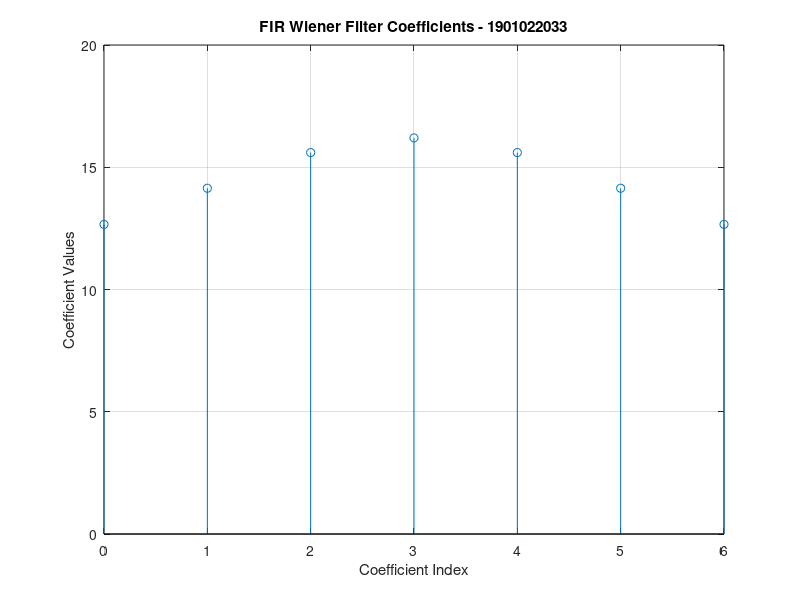
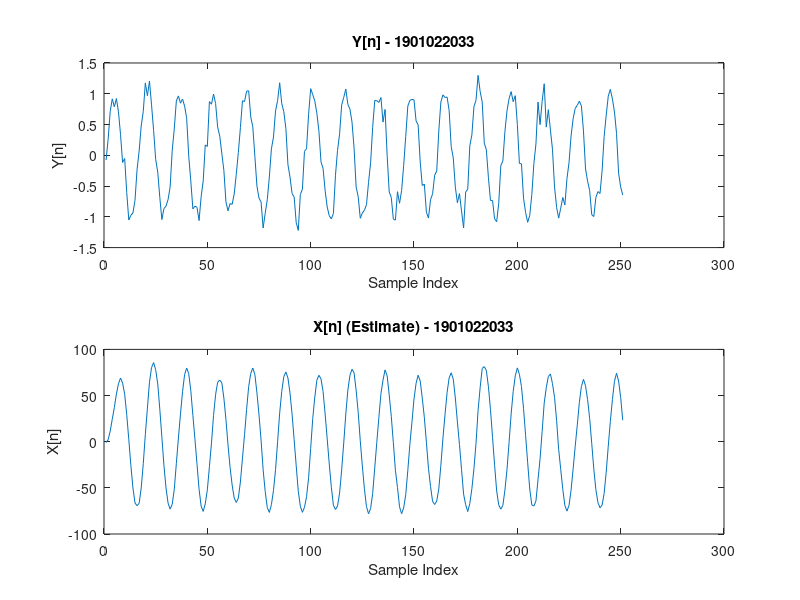

These charts were generated, in order, by the following MATLAB code:
clc;
clear all;
close all;
load('sindata.mat');
coeff0 = 0;
coeff1 = 0;
coeff2 = 0;
coeff3 = 0;
coeff4 = 0;
coeff5 = 0;
coeff6 = 0;
index = 1;

while index <= 7
    if index == 1
        input_val = 4 * (cos(2*pi*(index-1)/16) + 0.01) * cos((2*pi*(index-1))/16);
    else
        input_val = 4 * (cos(2*pi*(index-1)/16) + 0.01 * 1) * cos((2*pi*(index-1))/16);
    end
    coeff0 = coeff0 + input_val;
    index = index + 1;
end

index = 1;
while index <= 7
    if index == 2
        input_val1 = 4 * (cos(2*pi*(index-2)/16) + 0.01) * cos((2*pi*(index-2))/16);
    else
        input_val1 = 4 * (cos(2*pi*(index-2)/16) + 0.01 * 1) * cos((2*pi*(index-2))/16);
    end
    coeff1 = coeff1 + input_val1;
    index = index + 1;
end

index = 1;
while index <= 7
    if index == 3
        input_val2 = 4 * (cos(2*pi*(index-3)/16) + 0.01) * cos((2*pi*(index-3))/16);
    else
        input_val2 = 4 * (cos(2*pi*(index-3)/16) + 0.01 * 1) * cos((2*pi*(index-3))/16);
    end
    coeff2 = coeff2 + input_val2;
    index = index + 1;
end

index = 1;
while index <= 7
    if index == 4
        input_val3 = 4 *(cos(2*pi*(index-4)/16) + 0.01) * cos((2*pi*(index-4))/16);
    else
        input_val3 = 4 *(cos(2*pi*(index-4)/16) + 0.01 * 1) * cos((2*pi*(index-4))/16);
    end
    coeff3 = coeff3 + input_val3;
    index = index + 1;
end

index = 1;
while index <= 7
    if index == 5
        input_val4 = 4 * (cos(2*pi*(index-5)/16) + 0.01) * cos((2*pi*(index-5))/16);
    else
        input_val4 = 4 * (cos(2*pi*(index-5)/16) + 0.01 * 1) * cos((2*pi*(index-5))/16);
    end
    coeff4 = coeff4 + input_val4;
    index = index + 1;
end

index = 1;
while index <= 7
    if index == 6
        input_val5 = 4 * (cos(2*pi*(index-6)/16) + 0.01) * cos((2*pi*(index-6))/16);
    else
        input_val5 = 4 * (cos(2*pi*(index-6)/16) + 0.01 * 1) * cos((2*pi*(index-6))/16);
    end
    coeff5 = coeff5 + input_val5;
    index = index + 1;
end

index = 1;
while index <= 7
    if index == 6
        input_val6 = 4 * (cos(2*pi*(index-7)/16) + 0.01) * cos((2*pi*(index-7))/16);
    else
        input_val6 = 4 * (cos(2*pi*(index-7)/16) + 0.01 * 1) * cos((2*pi*(index-7))/16);
    end
    coeff6 = coeff6 + input_val6;
    index = index + 1;
end

fprintf('FIR Wiener Filter Coefficients \n');
fprintf('\n h[0] = %.3f \n', coeff0);
fprintf('\n h[1] = %.3f \n', coeff1);
fprintf('\n h[2] = %.3f \n', coeff2);
fprintf('\n h[3] = %.3f \n', coeff3);
fprintf('\n h[4] = %.3f \n', coeff4);
fprintf('\n h[5] = %.3f \n', coeff5);
fprintf('\n h[6] = %.3f \n', coeff6);

% Plot FIR Wiener Filter Coefficients
stem(0:6, [coeff0, coeff1, coeff2, coeff3, coeff4, coeff5, coeff6]);
title('FIR Wiener Filter Coefficients - 1901022033');
xlabel('Coefficient Index');
ylabel('Coefficient Values');
grid on;

% Assuming Y[n] is already defined or loaded from 'sindata.mat'
% If not, you may need to load or define it before proceeding.
% Filter Y[n] with the obtained FIR filter
X_hat = filter([coeff0, coeff1, coeff2, coeff3, coeff4, coeff5, coeff6], 1, Y);

% Plot Y[n]
figure;
subplot(2,1,1);
plot(Y);
title('Y[n] - 1901022033');
xlabel('Sample Index');
ylabel('Y[n]');

% Plot X_hat[n]
subplot(2,1,2);
plot(X_hat);
title('X̂[n] (Estimate) - 1901022033');
xlabel('Sample Index');
ylabel('X̂[n]');
